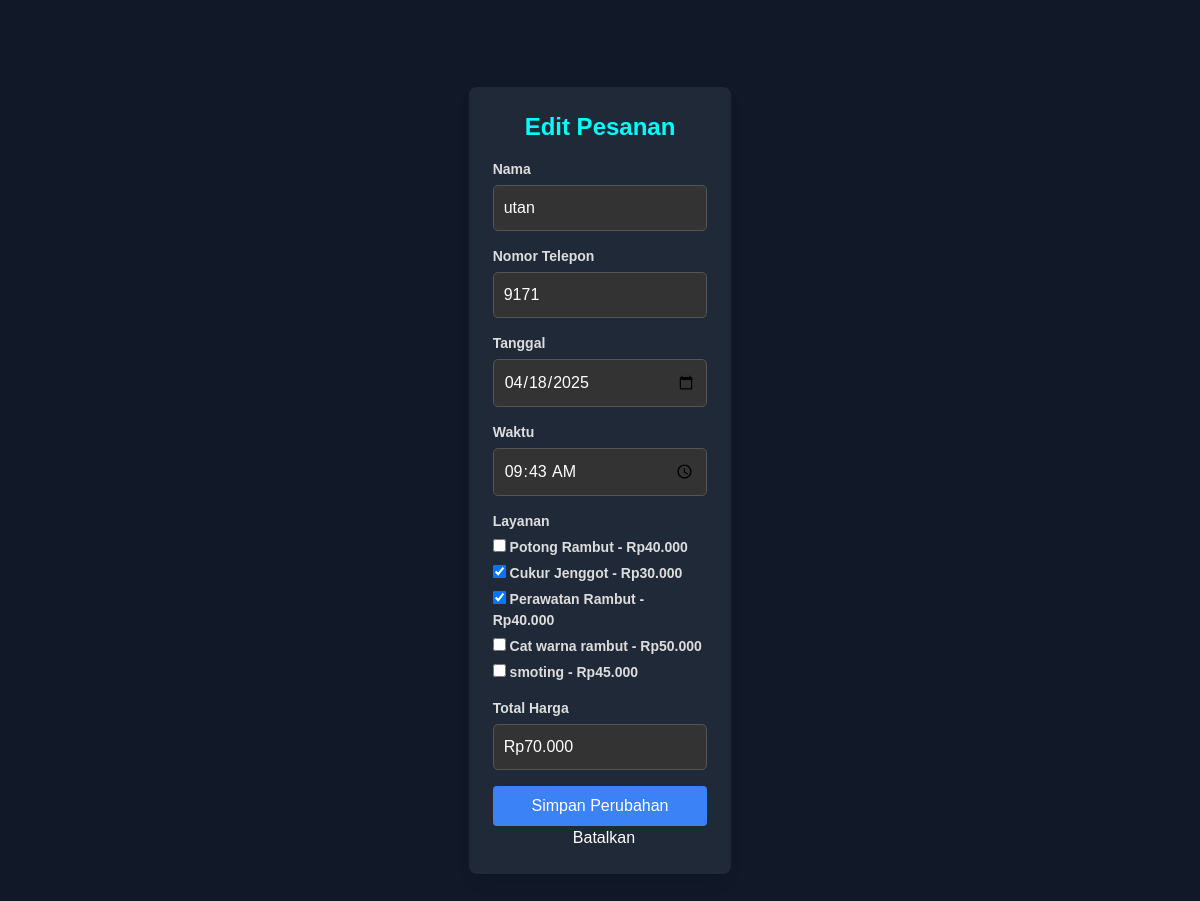
Page /barbershop/edit_pesanan.php?id=51 on the committed database.
### tables this page shows
CREATE TABLE `detail_pesanan` (
  `id` int(11) NOT NULL,
  `nomor_antrian` int(11) NOT NULL,
  `nama` varchar(255) NOT NULL,
  `phone` varchar(15) NOT NULL,
  `tanggal` date NOT NULL,
  `waktu` time NOT NULL,
  `layanan_terpilih` text DEFAULT NULL,
  `total_harga` int(11) NOT NULL,
  `created_at` timestamp NOT NULL DEFAULT current_timestamp(),
  `status` enum('Belum','Proses','Selesai') DEFAULT 'Belum'
);

CREATE TABLE `services` (
  `id` int(11) NOT NULL,
  `name` varchar(255) NOT NULL,
  `price` int(11) NOT NULL
);

### barbershop/edit_pesanan.php (the view, shortened to what this page needs)
<?php
include 'koneksi.php';
$pesanan_id = $_GET['id'];
$query_pesanan = "SELECT * FROM detail_pesanan WHERE id = '$pesanan_id'";
$result_pesanan = mysqli_query($conn, $query_pesanan);
$pesanan = mysqli_fetch_assoc($result_pesanan);
$query_services = "SELECT * FROM services";
$result_services = mysqli_query($conn, $query_services);
$query_selected_services = "SELECT service_id FROM pesanan_services WHERE pesanan_id = '$pesanan_id'";
$result_selected_services = mysqli_query($conn, $query_selected_services);
$selected_services = [];
while ($row = mysqli_fetch_assoc($result_selected_services)) {
    $selected_services[] = $row['service_id'];
}
?>
<!DOCTYPE html>
<html lang="id">
<head>
    <script src="https://cdn.tailwindcss.com"></script>
    <link rel="stylesheet" href="css/editpesanan.css">
</head>
<body class="bg-gray-900 text-white">
<div class="background-slideshow"></div>
<main class="flex justify-center items-center min-h-screen p-4">
    <div class="form-container bg-gray-800 p-6 rounded-lg shadow-lg">
        <h2 class="form-title text-center text-2xl font-bold mb-4">Edit Pesanan</h2>
        <form method="POST" action="proses_edit_pesanan.php">
            <div class="form-group">
                <label for="name">Nama</label>
                <input type="text" id="name" name="name" value="<?php echo htmlspecialchars($pesanan['nama']); ?>" required>
            </div>
            <div class="form-group">
                <label for="phone">Nomor Telepon</label>
                <input type="tel" id="phone" name="phone" value="<?php echo htmlspecialchars($pesanan['phone']); ?>" required>
            </div>
            <div class="form-group">
                <label for="date">Tanggal</label>
                <input type="date" id="date" name="date" value="<?php echo htmlspecialchars($pesanan['tanggal']); ?>" required>
            </div>
            <div class="form-group">
                <label for="time">Waktu</label>
                <input type="time" id="time" name="time" value="<?php echo htmlspecialchars($pesanan['waktu']); ?>" required>
            </div>
            <div class="form-group">
                <label>Layanan</label>
                <div id="service-list">
                    <?php while ($service = mysqli_fetch_assoc($result_services)) : ?>
                        <label class="block">
                            <input type="checkbox" name="services[]" value="<?php echo $service['id']; ?>"
                                   data-price="<?php echo $service['price']; ?>"
                                   <?php echo in_array($service['id'], $selected_services) ? 'checked' : ''; ?>
                                   onclick="hitungTotal()">
                            <?php echo $service['name']; ?> - Rp<?php echo number_format($service['price'], 0, ',', '.'); ?>
                        </label>
                    <?php endwhile; ?>
                </div>
            </div>
            <div class="form-group">
                <label>Total Harga</label>
                <input type="text" id="total_harga" name="total_harga" value="Rp0" readonly>
            </div>
            <div class="text-center mt-4 space-x-2">
                <button type="submit" class="btn-primary bg-blue-500 px-4 py-2 rounded hover:bg-blue-600">Simpan Perubahan</button>
                <button type="button" class="btn cancel" onclick="window.location.href='editpesan.php?id=<?php echo $pesanan_id; ?>'">Batalkan</button>
            </div>
        </form>
    </div>
</main>
</body>
</html>

### barbershop/css/editpesanan.css (style rules this page uses)
body { font-family: Arial, sans-serif; background-color: #111; color: white; margin: 0; padding: 0; display: flex; justify-content: center; align-items: center; height: 120vh; }
.background-slideshow { position: fixed; top: 0; left: 0; width: 100%; height: 100%; z-index: -1; background-size: cover; background-position: center; animation: slide 24s infinite linear; opacity: 0.4; }
.form-container { background: #52a5dc; padding: 20px; border-radius: 10px; width: 90%; max-width: 400px; box-shadow: 0 0 10px rgba(0, 255, 255, 0.2); }
.form-title { text-align: center; color: aqua; font-size: 24px; font-weight: bold; margin-bottom: 15px; }
.form-group { margin-bottom: 15px; }
label { display: block; font-size: 14px; margin-bottom: 5px; color: #ddd; font-weight: bold; }
input[type="text"], input[type="tel"], input[type="date"], input[type="time"] { width: 100%; padding: 10px; border-radius: 5px; border: 1px solid #555; background: #333; color: white; outline: none; }
.btn-primary { background: #00aaff; color: white; padding: 10px; border: none; border-radius: 5px; width: 100%; cursor: pointer; transition: 0.3s ease-in-out; }

### rows in the picture
detail_pesanan: name "utan", phone "9171", date "04/18/2025", time "09:43:00"
services: name "Potong Rambut", price "40.000"
services: id "☑", name "Cukur Jenggot", price "30.000"
services: id "☑", name "Perawatan Rambut", price "40.000"
services: name "Cat warna rambut", price "50.000"
services: name "smoting", price "45.000"
